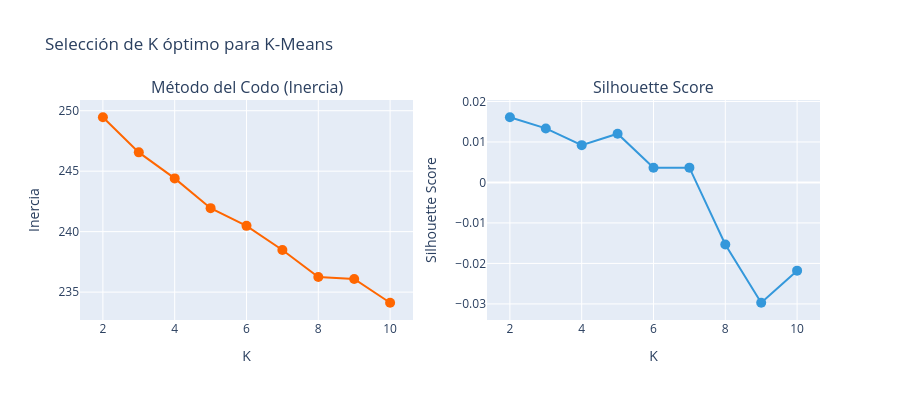

The cell this chart's notebook holds for it:
### Markdown cell above
### 9.1 Encontrar K óptimo

### Code cell
# === Vectorizar corpus limpio ===
tv_clean = TfidfVectorizer(min_df=2, max_df=0.95,ngram_range=(1,4))
X_vec = tv_clean.fit_transform(textos_clean)

# Elbow method + Silhouette
K_range = range(2, 11)
inertias = []
silhouettes = []

from sklearn.metrics import silhouette_score
for k in K_range:
    km = KMeans(n_clusters=k, random_state=42, n_init=10)
    labels = km.fit_predict(X_vec)
    inertias.append(km.inertia_)
    silhouettes.append(silhouette_score(X_vec, labels))

fig = make_subplots(rows=1, cols=2,
                    subplot_titles=('Método del Codo (Inercia)', 'Silhouette Score'),
                    shared_xaxes=True)

fig.add_trace(go.Scatter(x=list(K_range), y=inertias, mode='lines+markers',
                         marker=dict(size=10, color='#FF6600')), row=1, col=1)
fig.add_trace(go.Scatter(x=list(K_range), y=silhouettes, mode='lines+markers',
                         marker=dict(size=10, color='#3498db')), row=1, col=2)

fig.update_layout(title='Selección de K óptimo para K-Means',
                  xaxis_title='K', yaxis_title='Inercia',
                  xaxis2_title='K', yaxis2_title='Silhouette Score',
                  height=400, showlegend=False)
fig.show()

best_k = K_range[np.argmax(silhouettes)]
print(f"K óptimo según Silhouette: {best_k} (score = {max(silhouettes):.3f})")

### Figure 1 — Plotly figure (JSON) as saved in the notebook; plotly's stock layout.template omitted (floating-point values rounded to 4 significant figures)
{"data": [{"marker": {"color": "#FF6600", "size": 10}, "mode": "lines+markers", "type": "scatter", "x": [2, 3, 4, 5, 6, 7, 8, 9, 10], "xaxis": "x", "y": [249.5, 246.6, 244.4, 241.9, 240.5, 238.5, 236.2, 236.1, 234.1], "yaxis": "y"}, {"marker": {"color": "#3498db", "size": 10}, "mode": "lines+markers", "type": "scatter", "x": [2, 3, 4, 5, 6, 7, 8, 9, 10], "xaxis": "x2", "y": [0.0161, 0.01334, 0.009208, 0.01203, 0.003623, 0.003654, -0.01532, -0.02972, -0.02178], "yaxis": "y2"}], "layout": {"annotations": [{"font": {"size": 16}, "showarrow": false, "text": "Método del Codo (Inercia)", "x": 0.225, "xanchor": "center", "xref": "paper", "y": 1, "yanchor": "bottom", "yref": "paper"}, {"font": {"size": 16}, "showarrow": false, "text": "Silhouette Score", "x": 0.775, "xanchor": "center", "xref": "paper", "y": 1, "yanchor": "bottom", "yref": "paper"}], "height": 400, "showlegend": false, "title": {"text": "Selección de K óptimo para K-Means"}, "xaxis": {"anchor": "y", "domain": [0, 0.45], "title": {"text": "K"}}, "xaxis2": {"anchor": "y2", "domain": [0.55, 1], "title": {"text": "K"}}, "yaxis": {"anchor": "x", "domain": [0, 1], "title": {"text": "Inercia"}}, "yaxis2": {"anchor": "x2", "domain": [0, 1], "title": {"text": "Silhouette Score"}}}}
